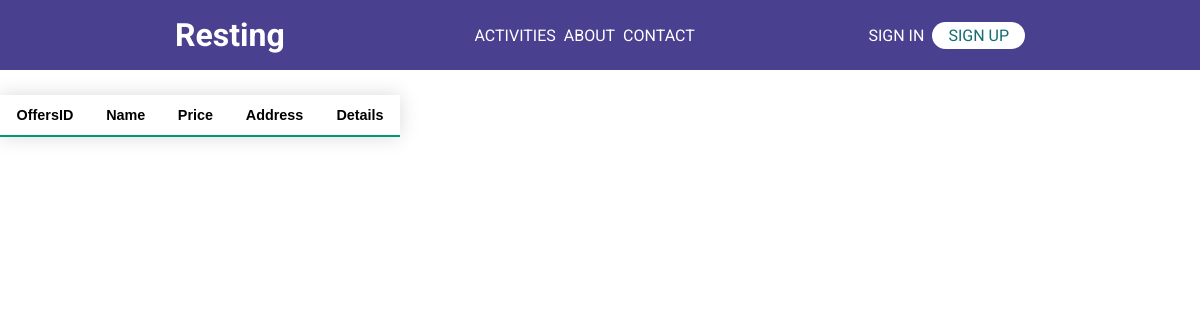
The app's page /php/Activities.php, older data.
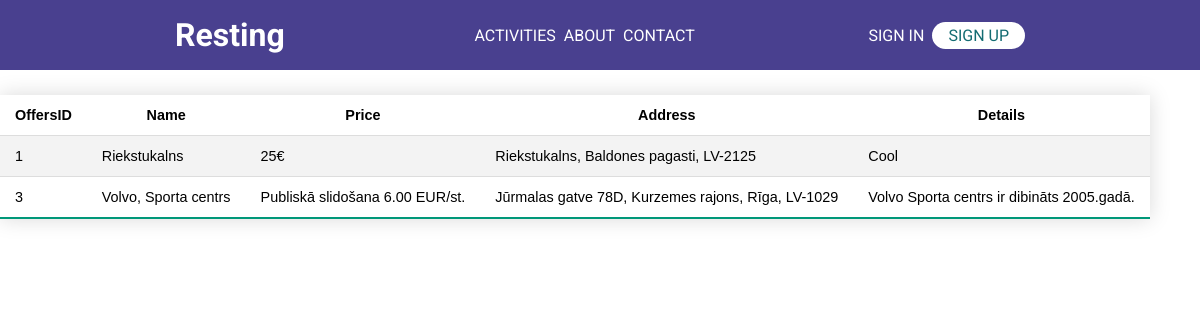
The same page, newer data.
### tables this page shows
CREATE TABLE IF NOT EXISTS `offers` (
  `OffersID` int NOT NULL AUTO_INCREMENT,
  `Name` varchar(50) DEFAULT NULL,
  `Address` varchar(50) DEFAULT NULL,
  `Price` varchar(50) DEFAULT NULL,
  `Details` varchar(50) DEFAULT NULL,
  PRIMARY KEY (`OffersID`)
);

### php/Activities.php (the view, shortened to what this page needs)
<!DOCTYPE html>
<html>
<head>
	<link rel="stylesheet" href="..\css\activities.css">
</head>
<body>
    <header>
    <div class="container row">
        <a href="main.php" class="logo">Resting</a>
        <nav class="nav">
        <ul class="nav__list nav__list--primary">
            <li class="nav__item"><a href="Activities.php" class="nav__link">Activities</a></li>
            <li class="nav__item"><a href="#" class="nav__link">About</a></li>
            <li class="nav__item"><a href="#" class="nav__link">Contact</a></li>
        </ul>
        <ul class="nav__list">
            <li class="nav__item"><a href="login.php" class="nav__link">Sign in</a></li>
            <li class="nav__item">
            <a href="registration.php" class="nav__link nav__link--button">Sign up</a>
            </li>
        </ul>
        </nav>
    </div>
    </header>
    <table class="styled-table">
        <tr>
            <th>OffersID</th>
            <th>Name</th>
            <th>Price</th>
            <th>Address</th>
            <th>Details</th>
        </tr>
        <?php
        $host = "127.0.0.1";
        $dbname = "booking";
        $username = "root";
        $password = "";
        try {
            $conn = new PDO("mysql:host=$host;dbname=$dbname", $username, $password);
            $conn->setAttribute(PDO::ATTR_ERRMODE, PDO::ERRMODE_EXCEPTION);
            $query = $conn->prepare("SELECT * FROM offers");
            $query->execute();
            $results = $query->fetchAll();
        } catch (PDOException $e) {
            echo 'Error: ' . $e->getMessage();
        }
        foreach ($results as $row) {
            echo "<tr><td>" . $row['OffersID'] . "</td>";
            echo "<td>" . $row['Name'] . "</td>";
            echo "<td>" . $row['Price'] . "</td>";
            echo "<td>" . $row['Address'] . "</td>";
            echo "<td>" . $row['Details'] . "</td></tr>";
        }
        ?>
    </table>
</body>
</html>

### css/activities.css (style rules this page uses)
* { box-sizing: border-box; }
body { margin: 0; font-family: "Roboto", sans-serif; }
header { background: #49408f; padding: 1em 0; }
.logo { text-decoration: none; color: #fff; font-size: 2rem; font-weight: bold; margin-right: 0.5em; }
.nav__list { padding: 0; margin: 0; list-style: none; }
.nav__link { color: #fff; text-decoration: none; text-transform: uppercase; }
.nav__link--button { background: #fff; color: #136c72; padding: 0.25em 1em; border-radius: 10rem; }
.container { width: 85%; max-width: 850px; margin: 0 auto; }
.row { display: flex; justify-content: space-between; }
.nav { display: flex; justify-content: space-between; width: 100%; }
.nav__list { display: flex; align-items: center; }
.nav__list--primary { margin: 0 auto; }
.nav__item + .nav__item { margin-left: 0.5em; }
.styled-table { border-collapse: collapse; margin: 25px 0; font-size: 0.9em; font-family: sans-serif; min-width: 400px; box-shadow: 0 0 20px rgba(0, 0, 0, 0.15); }
.styled-table th, .styled-table td { padding: 12px 15px; }
.styled-table tbody tr { border-bottom: 1px solid #dddddd; }
.styled-table tbody tr:nth-of-type(even) { background-color: #f3f3f3; }
.styled-table tbody tr:last-of-type { border-bottom: 2px solid #009879; }

Row changes from the older to the newer data that the page shows:
added offers: OffersID "1", Name "Riekstukalns", Price "25€", Address "Riekstukalns, Baldones pagasti, LV-2125", Details "Cool"
added offers: OffersID "3", Name "Volvo, Sporta centrs", Price "Publiskā slidošana 6.00 EUR/st.", Address "Jūrmalas gatve 78D, Kurzemes rajons, Rīga, LV-1029", Details "Volvo Sporta centrs ir dibināts 2005.gadā."
